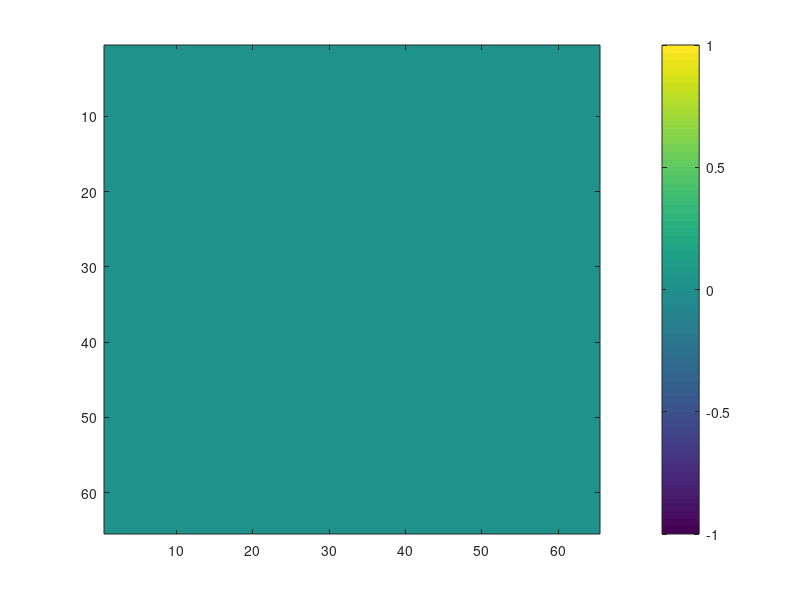

This chart was generated by the following MATLAB code:
%% Test which stencil is faster
randn('state', 0);
N = 2^6+1;
V0 = sign(randn(N, N));
H1 = 0.0*randn(N-2, N-2, 1)+1/2;
H2 = 0.0*randn(N-2, N-2, 1)+1/4;
H3 = 0.0*randn(N-2, N-2, 1)+1/8;
H4 = 0.0*randn(N-2, N-2, 1)+1/16;
H5 = 0.0*randn(N-2, N-2, 1)+1/32;
T = 10;

% Block
V = V0;
tic
I = 2:N-1;
Ip= I+1;
Im= I-1;
for t = 1:T
    U = V(I,  I)  .* H1 + ...
        V(I,  Im) .* H2 + ...
        V(I,  Ip) .* H3 + ...
        V(Im, I)  .* H4 + ...
        V(Ip, I)  .* H5;
    V(I, I) = (U);
end
toc
V1 = V;

% Sparse
sz = [N N];
A = spalloc(N*N, N*N, 5*N);
V = V0;
for i = 1:N-2
    for j = 1:N-2
        P = sub2ind(sz, i + [-1 0 0 0 1] + 1, j + [0 -1 0 1 0] + 1);
        A(sub2ind(sz, i + 1, j + 1), P) = [H4(i, j) H2(i, j) H1(i, j) H3(i, j) H5(i, j)];
    end
end
I = any(A, 2);
A = A(I, :);
V = V(:);
tic
for t = 1:T
    U = A * V;
    V(I) = (U);
end
toc
V2 = reshape(V, sz);

% Show diff.
E = V1 - V2;
imagesc(E); 
colorbar
norm(E(:)) / norm(V1(:))
